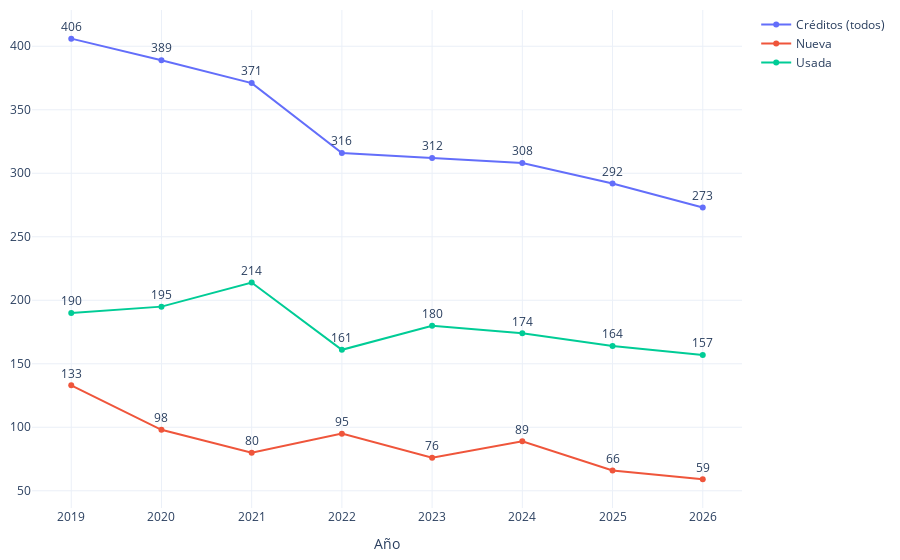

Source (notebook cell):
### Code cell
import os
import plotly.graph_objects as go
import plotly.io as pio

# Crear una figura
fig = go.Figure()

# Graficar cada modalidad
for modalidad in conteo_pachuca['modalidad'].unique():
    df_modalidad = conteo_pachuca[conteo_pachuca['modalidad'] == modalidad]
    fig.add_trace(go.Scatter(
        x=df_modalidad['año'], 
        y=df_modalidad['num_registros'], 
        mode='lines+markers+text',  # Mostrar líneas, puntos y texto
        name=modalidad, 
        text=df_modalidad['num_registros'],  # Añadir el texto de los valores
        textposition="top center"  # Posicionar el texto encima de los puntos
    ))

# Configurar el diseño
fig.update_layout(
    xaxis_title="Año",
    #yaxis_title="Número de Registros",
    template="plotly_white",
    margin=dict(l=10, r=10, t=10, b=10)
)
# Configurar el eje Y para mostrar los valores completos en miles (sin 'K')
fig.update_yaxes(tickformat=",")  # ',' para formato de miles sin abreviación


# Función para exportar gráfica como archivo HTML
def guardar_grafico_como_html(fig, nombre_archivo, carpeta='assets/graficas'):
    # Crear la carpeta si no existe
    if not os.path.exists(carpeta):
        os.makedirs(carpeta)
    # Guardar la gráfica como archivo HTML en la carpeta especificada
    pio.write_html(fig, os.path.join(carpeta, f'{nombre_archivo}.html'))

# Exportar
guardar_grafico_como_html(fig, 'g_scatt_forecast_credit_cantidad', carpeta='assets/graficas')
fig.show()

### Figure 1 — Plotly figure (JSON) as saved in the notebook; plotly's stock layout.template omitted (floating-point values rounded to 4 significant figures)
{"data": [{"mode": "lines+markers+text", "name": "Créditos (todos)", "text": [406, 389, 371, 316, 312, 308, 292, 273], "textposition": "top center", "type": "scatter", "x": [2019, 2020, 2021, 2022, 2023, 2024, 2025, 2026], "y": [406, 389, 371, 316, 312, 308, 292, 273]}, {"mode": "lines+markers+text", "name": "Nueva", "text": [133, 98, 80, 95, 76, 89, 66, 59], "textposition": "top center", "type": "scatter", "x": [2019, 2020, 2021, 2022, 2023, 2024, 2025, 2026], "y": [133, 98, 80, 95, 76, 89, 66, 59]}, {"mode": "lines+markers+text", "name": "Usada", "text": [190, 195, 214, 161, 180, 174, 164, 157], "textposition": "top center", "type": "scatter", "x": [2019, 2020, 2021, 2022, 2023, 2024, 2025, 2026], "y": [190, 195, 214, 161, 180, 174, 164, 157]}], "layout": {"margin": {"b": 10, "l": 10, "r": 10, "t": 10}, "xaxis": {"title": {"text": "Año"}}, "yaxis": {"tickformat": ","}}}
